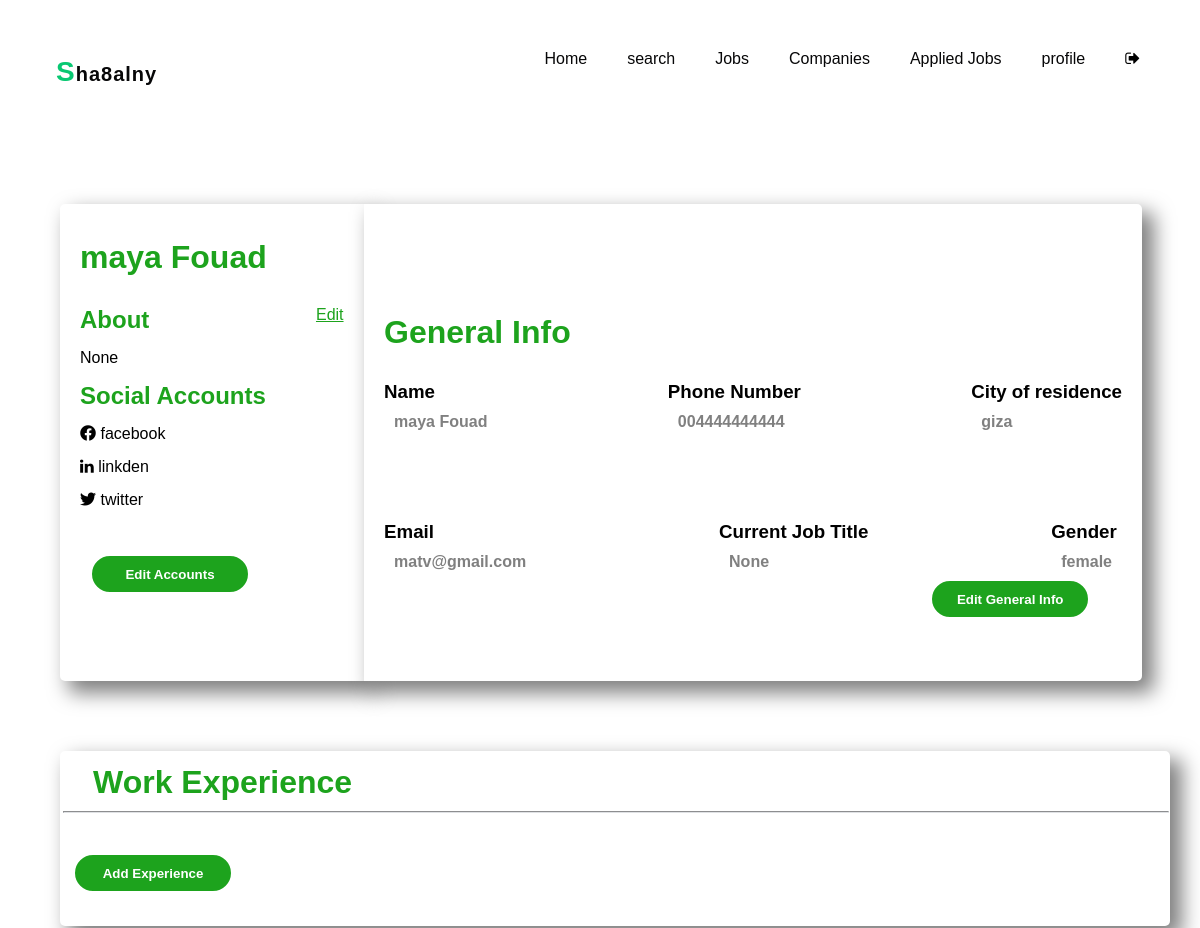
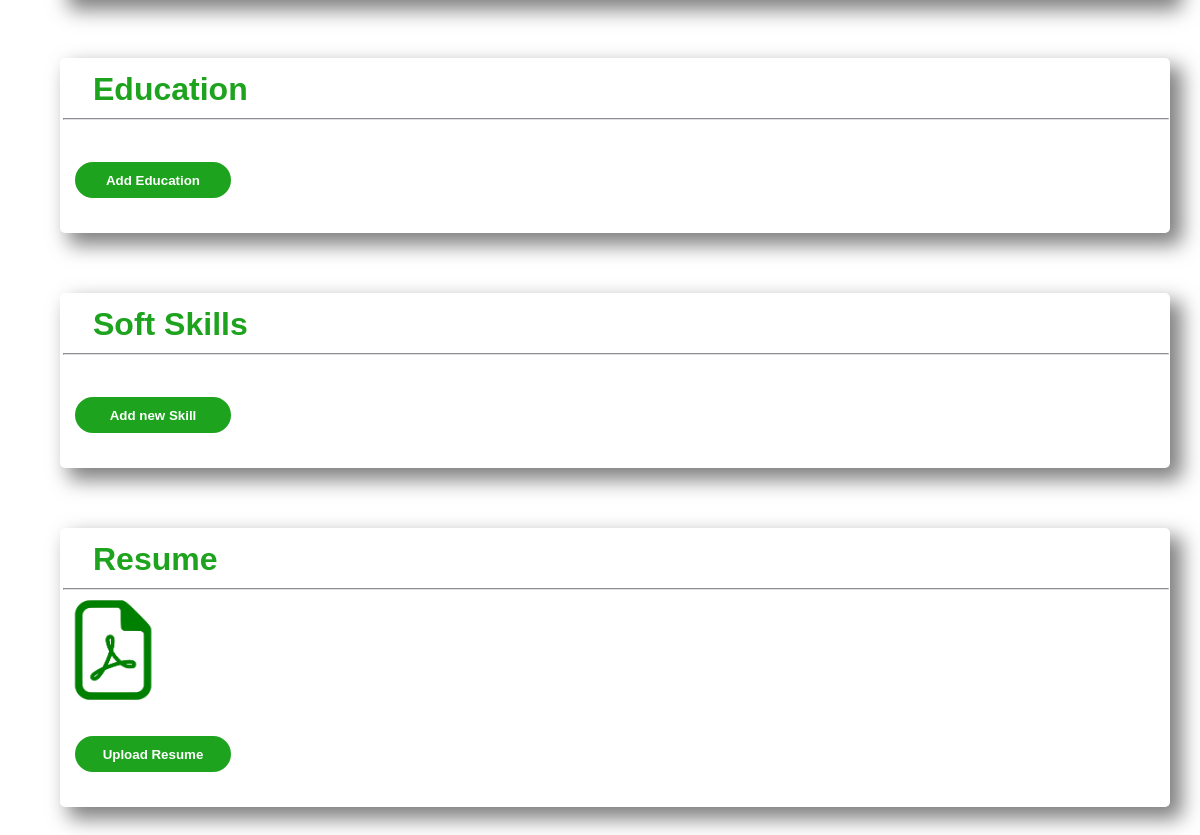
/userProfile (signed in), run on the app's committed database (2 pictures, top to bottom).
### pages/models.py (models this page shows, shortened)
class Users(models.Model):
    username = models.CharField(max_length=100)
    password = models.CharField(max_length=100)
    email = models.EmailField()
    birth_date = models.DateField()
    gender = models.CharField(max_length=100)
    phone_number = models.CharField(max_length=100)

class userGeneralInfo(models.Model):
    user_description_info = models.TextField(null = True)
    user_current_position = models.CharField(max_length=80, null = True)
    user_city_of_resideance = models.CharField(max_length=50, null = True)
    user_id = models.ForeignKey(Users, on_delete=models.CASCADE, null = True)

class userResume(models.Model):
    resume = models.FileField(upload_to='resumes/')
    user_id = models.ForeignKey(Users, on_delete=models.CASCADE, null = True)

### pages/views.py (the view)
# urls.py: path('userProfile' , views.userMainProfile, name = "userMainProfile"),
def userMainProfile(request):
    userId = request.session.get('user_id')
    return render(request, 'pages/userProfileLast.html', getUserData(userId))

### pages/views.py (called while the page is built)
def getUserData(userId):
    userData = {
        'experience': userExperience.objects.filter(user_id = userId),
        'education': userEducation.objects.filter(user_id = userId),
        'skills': userSkill.objects.filter(user_id = userId),
        'userDetails': Users.objects.get(id=userId),
        'generalInfo': userGeneralInfo.objects.get(user_id = userId),
        'socailApps': userSocialMediaApps.objects.get(user_id = userId),
        'userResume': userResume.objects.filter(user_id = userId),
        'userImage': userProfile.objects.get(user_id = userId),
    }
    return userData

### pages/templates/pages/userProfileLast.html (shortened to what this page needs)
{% load static %}
<!DOCTYPE html>
<html lang="en">
<head>
    <link rel="stylesheet" href="https://cdnjs.cloudflare.com/ajax/libs/font-awesome/5.15.4/css/all.min.css" />
    <link rel = "stylesheet" href = "{% static 'css/userProfile2.css' %}">
    <link rel = "stylesheet" href = "{% static 'css/navBar.css' %}">
    <link rel="stylesheet" href="https://cdnjs.cloudflare.com/ajax/libs/font-awesome/4.7.0/css/font-awesome.min.css">
</head>
<body>
    <div class="container">
       <nav>
        <nav>
            {% if request.session.current_user == "user" %}
        <div class = "nav-bar">
            <div class = "nav-left-section">
                <p>   <span>S</span>ha8alny </p>
            </div>
            <div class = "nav-right-section">
            <ul>
                <li> <a href ="{%url 'homePage'%}"> Home</a> </li>
                <li> <a href ="{%url 'homePage'%}"> search</a>  </li>
                <li> <a href ="{%url 'jobDetails'%}">Jobs</a>  </li>
                <li> <a href ="{%url 'company'%}"> Companies</a>  </li>
                <li> <a href ="{%url 'userCurrentlyAppliedJobs'%}">Applied Jobs</a>  </li>
                <li> <a href ="{%url 'userProfileLast'%}">profile</a>  </li>
                <li> <a href ="{%url 'logout'%}" id = "userLogOut">
                    <i class="fa fa-sign-out" style = "color:black">  </i> </a>
            </li>
        </ul>
        </div>
        </div>
        {% endif %}
        </nav>
       </nav>
        <div class="top-section">
            <div class = "top-left-section">
                <div  id = "user-info">
                    <h1> {{userDetails.username}} </h1>
                </div>
                <div id = "about-user">
                    <div class="about-first-line">
                        <h2>About</h2>
                        <a href = "#" onclick ="showForm('about-form')"> Edit </a>
                    </div>
                    <p id = "about-paragraph">
                       {{generalInfo.user_description_info}}
                    </p>
                </div>
                <div id = "social-accounts">
                    <h2>Social Accounts</h2>
                    <ul>
                        <li>
                            <i class="fab fa-facebook"></i>
                            <a href = "{{socialApps.facbook_url}}" id = "user-facebook">
                                facebook
                            </a>
                        </li>
                        <li>
                            <i class="fa fa-linkedin"></i>
                            <a href= "{{socialApps.linkiden_url}}" id = "user-linkden">linkden</a>
                        </li>
                        <li>
                            <i class="fab fa-twitter"></i>
                            <a href = "{{socialApps.twitter_url}}" id = "user-twitter">twitter </a>
                        </li>
                    </ul>
                    <button class="page-button" onclick = "showForm('social-account-form')"> Edit Accounts </button>
                </div>
            </div>
            <div class = "top-right-section">
                <h1>General Info</h1>
                <div id="first-general-info-line">
                    <div class = "general-info-item">
                        <h3>Name</h3>
                        <span id ="general-info-name"> {{userDetails.username}}</span>
                    </div>
                    <div class = "general-info-item">
                        <h3>Phone Number</h3>
                        <span id = "general-info-number"> {{userDetails.phone_number}} </span>
                    </div>
                    <div class="general-info-item">
                        <h3>City of residence</h3>
                        <span id = "general-info-city"> {{generalInfo.user_city_of_resideance}} </span>
                    </div>
                </div>
                <div id="second-general-info-line">
                    <div class="general-info-item">
                        <h3>Email </h3>
                        <span id = "general-info-email">  {{userDetails.email}} </span>
                    </div>
                    <div class="general-info-item">
                        <h3>Current Job Title </h3>
                        <span id = "general-info-job-title"> {{generalInfo.user_current_position}} </span>
                    </div>
                    <div class = "general-info-item">
                        <h3>Gender</h3>
                        <span id = "general-info-gender"> {{userDetails.gender}} </span>
                    </div>
                </div>
                <button class = "page-button" onclick="showForm('general-info-form')" id = "general-info-button">
                    Edit General Info
                </button>
            </div>
        </div>
        <div class = "bottom-section">
            <div id = "work-experience" >
                <h1>Work Experience</h1>
                <hr>
                <button id = "add-Work-button" onclick="showForm('add-work-form')" class ="page-button">Add Experience</button>
            </div>
            <div id = "education">
                <h1>Education</h1>
                <hr>
                <button onclick="showForm('add-education-form')" id ="add-education-button" class ="page-button"> Add Education </button>
            </div>
            <div id = "soft-skills">
                <h1>Soft Skills</h1>
                <hr>
                <button id = "add-skill-button" onclick = "showForm('add-soft-skill-form')" class ="page-button">Add new Skill</button>
            </div>
            <div id="resume">
                <h1> Resume </h1>
                <hr>
                {% for res in userResume %}
                {% if res.resume %}
                    <a href="{{ res.resume.url }}" download="{{ res.resume.name }}">
                        <img src="{% static 'image/PDF-ICON3.png' %}" alt="PDF Icon" style="width: 100px;">
                    </a>
                {% endif %}
                {% endfor %}
                 <button id = "add-resume-button" onclick = "showForm('add-resume-form')">Upload Resume </button>
            </div>
        </div>
    </div>
</body>
</html>

### project/static/css/userProfile2.css (style rules this page uses)
* { margin: 0px; padding: 0px; font-family: 'Poppins', sans-serif; }
body { background-color: white; }
li { list-style: none; }
a { text-decoration: none; color: black; cursor: pointer; }
:root { --main-color: rgb(29, 163, 29); --secoundry-color: rgb(69, 192, 69); }
.nav-bar { display: flex; justify-content: space-between; margin: 20px 30px; position: sticky; }
.nav-bar ul li { display: inline-block; margin:10px 20px 5px 0px; color:var(--main-color); }
.nav-left-section { display: flex; font-size: 18px; justify-content: space-between; }
.nav-left-section p { font-weight: bold; color:#0d6dc7; }
.top-section { display: flex; }
.top-left-section { background-color: white; margin: 60px 0.5px 60px 60px; width: 25%; padding: 20px; box-shadow: 10px 10px 20px 2px rgba(0, 0, 0, 0.5); border-top-left-radius: 5px; border-bottom-left-radius: 5px; }
.top-left-section h1, .top-left-section h2 { margin: 15px 0px; color: var(--main-color); }
#social-accounts ul li { margin: 15px 0px; }
.top-right-section { margin: 60px 58px 60px 0px; border-top-right-radius: 5px; border-bottom-right-radius: 5px; width: 70%; padding: 20px; background-color: white; box-shadow: 10px 10px 20px 2px rgba(0, 0, 0, 0.5); position: relative; }
.top-right-section h1 { margin: 90px 0px 30px 0px; color:var(--main-color); }
.top-right-section h3 { margin-bottom: 10px; }
.general-info-item span { margin: 30px 10px 30px 10px; color: gray; font-weight: bold; }
#first-general-info-line, #second-general-info-line { display: flex; justify-content: space-between; margin: 30px 0px; margin-bottom: 90px; }
#general-info-button { position: absolute; top: 90%; left: 90%; transform: translate(-90%, -210%); }
.about-first-line { display: flex; justify-content: space-between; }
.about-first-line a { margin: 15px 0px; text-decoration: underline; color:var(--main-color); }
#work-experience, #soft-skills, #education, #resume { margin: 10px 60px 60px 60px; border: 3px transparent solid; border-radius: 5px; width: 92%; background-color: white; box-shadow: lightgray; display: flex; flex-direction: column; box-shadow: 10px 10px 20px 2px rgba(0, 0, 0, 0.5); position: relative; }
#work-experience hr, #soft-skills hr, #education hr, #resume hr { width: 100%; margin: 10px 0px; border-color: #dfe1e4; }
#work-experience h1, #soft-skills h1, #education h1, #resume h1 { color:var(--main-color); margin: 10px 0px 0px 30px; }
button, .form-button { margin: 30px 10px; background-color: var(--main-color); color: white; border: 2px white solid; height: 40px; width: 160px; border-radius: 20px; text-align: center; font-weight: bold; transition: 0.3ms; }

### project/static/css/navBar.css (style rules this page uses)
.nav-bar { display: flex; justify-content: space-between; margin: 30px; border:4px rgb(195, 234, 197); }
.nav-bar ul { list-style-type: none; background-color: white; padding: 0%; margin: 0%; overflow: hidden; position: sticky; top: 0; }
.nav-bar a { color: rgb(7, 7, 8); text-decoration: none; display: block; text-align: center; top: 0; border-radius: 6px; padding: 10px; }
.nav-bar li { margin: 20px; float:left; position: sticky; top: 0; }
nav .nav-left-section p { font-size: 20px; font-weight: bold; float: left; color: rgb(7, 7, 8); letter-spacing: 1px; background-color: white; margin: 0%; padding: 26px; text-align: center; position: sticky; top: 0; }
.nav-left-section p span { color: #09c872; font-size: 28px; }

### data on the page
Users: username "maya Fouad", phone_number "004444444444", email "matv@gmail.com", gender "female"
userGeneralInfo: user_description_info "None", user_city_of_resideance "giza", user_current_position "None"
